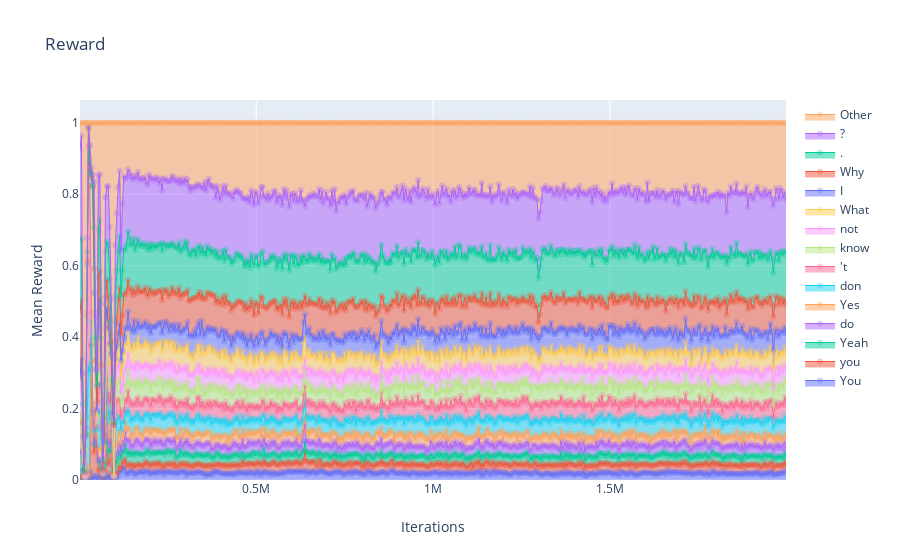

Here is the notebook cell this chart was saved with:
### Code cell
show_action_selection("logs")

### Figure 1 — Plotly figure (JSON) as saved in the notebook; plotly's stock layout.template omitted (floating-point values rounded to 4 significant figures; data arrays with more than 128 entries replaced by an {"elided": "..."} marker saying what was removed)
{"data": [{"line": {"width": 1}, "marker": {"opacity": 0.3}, "mode": "lines+markers", "name": "You", "stackgroup": "one", "type": "scatter", "x": {"elided": "500 int values"}, "y": {"elided": "500 float values"}}, {"line": {"width": 1}, "marker": {"opacity": 0.3}, "mode": "lines+markers", "name": "you", "stackgroup": "one", "type": "scatter", "x": {"elided": "500 int values"}, "y": {"elided": "500 float values"}}, {"line": {"width": 1}, "marker": {"opacity": 0.3}, "mode": "lines+markers", "name": "Yeah", "stackgroup": "one", "type": "scatter", "x": {"elided": "500 int values"}, "y": {"elided": "500 float values"}}, {"line": {"width": 1}, "marker": {"opacity": 0.3}, "mode": "lines+markers", "name": "do", "stackgroup": "one", "type": "scatter", "x": {"elided": "500 int values"}, "y": {"elided": "500 float values"}}, {"line": {"width": 1}, "marker": {"opacity": 0.3}, "mode": "lines+markers", "name": "Yes", "stackgroup": "one", "type": "scatter", "x": {"elided": "500 int values"}, "y": {"elided": "500 float values"}}, {"line": {"width": 1}, "marker": {"opacity": 0.3}, "mode": "lines+markers", "name": "don", "stackgroup": "one", "type": "scatter", "x": {"elided": "500 int values"}, "y": {"elided": "500 float values"}}, {"line": {"width": 1}, "marker": {"opacity": 0.3}, "mode": "lines+markers", "name": "&apos;t", "stackgroup": "one", "type": "scatter", "x": {"elided": "500 int values"}, "y": {"elided": "500 float values"}}, {"line": {"width": 1}, "marker": {"opacity": 0.3}, "mode": "lines+markers", "name": "know", "stackgroup": "one", "type": "scatter", "x": {"elided": "500 int values"}, "y": {"elided": "500 float values"}}, {"line": {"width": 1}, "marker": {"opacity": 0.3}, "mode": "lines+markers", "name": "not", "stackgroup": "one", "type": "scatter", "x": {"elided": "500 int values"}, "y": {"elided": "500 float values"}}, {"line": {"width": 1}, "marker": {"opacity": 0.3}, "mode": "lines+markers", "name": "What", "stackgroup": "one", "type": "scatter", "x": {"elided": "500 int values"}, "y": {"elided": "500 float values"}}, {"line": {"width": 1}, "marker": {"opacity": 0.3}, "mode": "lines+markers", "name": "I", "stackgroup": "one", "type": "scatter", "x": {"elided": "500 int values"}, "y": {"elided": "500 float values"}}, {"line": {"width": 1}, "marker": {"opacity": 0.3}, "mode": "lines+markers", "name": "Why", "stackgroup": "one", "type": "scatter", "x": {"elided": "500 int values"}, "y": {"elided": "500 float values"}}, {"line": {"width": 1}, "marker": {"opacity": 0.3}, "mode": "lines+markers", "name": ".", "stackgroup": "one", "type": "scatter", "x": {"elided": "500 int values"}, "y": {"elided": "500 float values"}}, {"line": {"width": 1}, "marker": {"opacity": 0.3}, "mode": "lines+markers", "name": "?", "stackgroup": "one", "type": "scatter", "x": {"elided": "500 int values"}, "y": {"elided": "500 float values"}}, {"line": {"width": 1}, "marker": {"opacity": 0.3}, "mode": "lines+markers", "name": "Other", "stackgroup": "one", "type": "scatter", "x": {"elided": "500 int values"}, "y": {"elided": "500 float values"}}], "layout": {"title": {"text": "Reward"}, "xaxis": {"title": {"text": "Iterations"}}, "yaxis": {"title": {"text": "Mean Reward"}}}}
